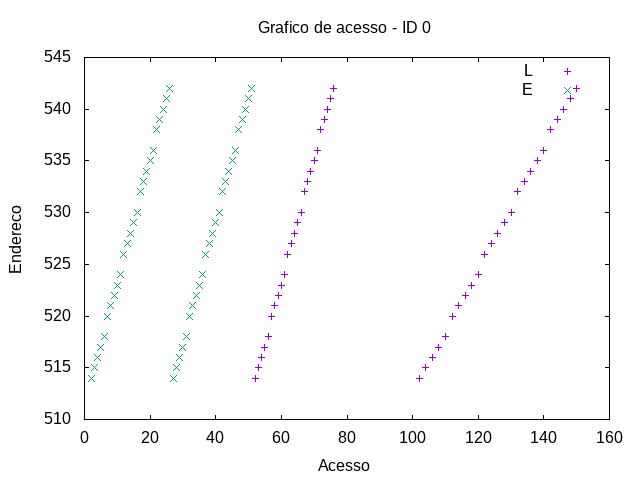

The script that saved this image:
set term png
set output "../out/mem/transp/-acesso-0.png"
set title "Grafico de acesso - ID 0"
set xlabel "Acesso"
set ylabel "Endereco"
plot "../out/mem/transp/-acesso-0-0.gpdat" u 2:4 w points t "L", "../out/mem/transp/-acesso-1-0.gpdat" u 2:4 w points t "E"
